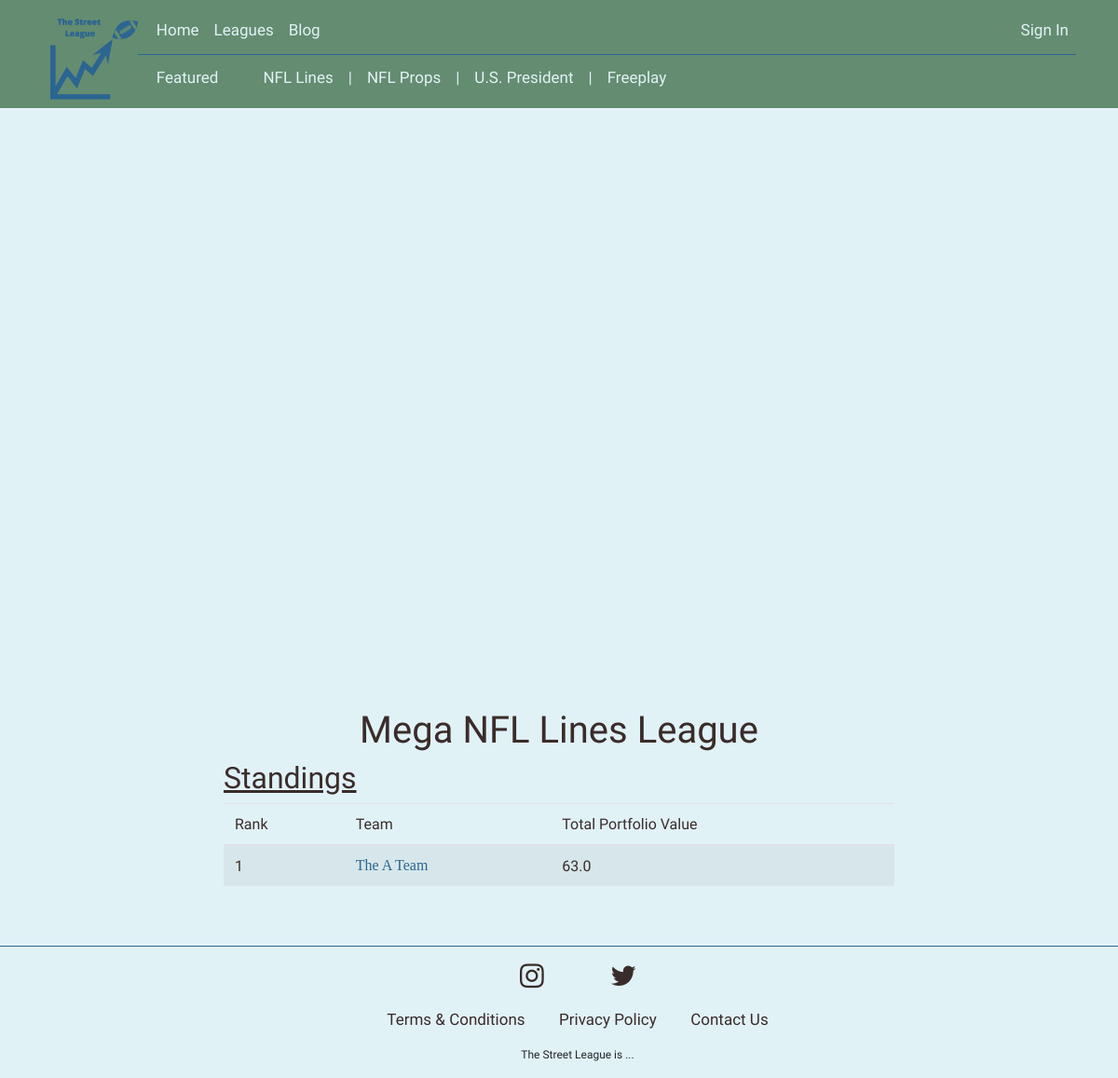
The app's page /team/standings/12/, older data.
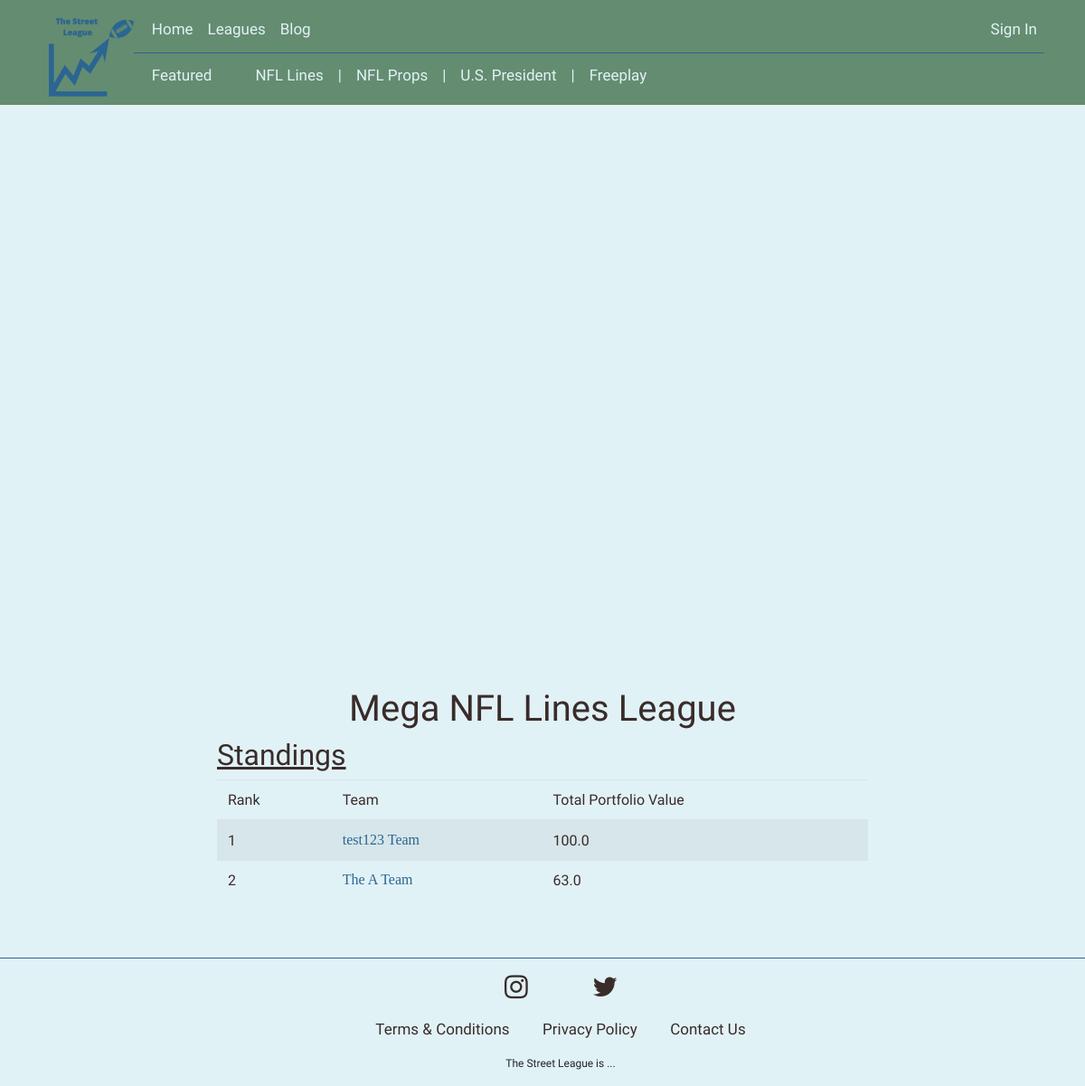
The same page, newer data.
### fantasyworld/models.py (models this page shows, shortened)
class League(models.Model):
	league_type = models.ForeignKey(LeagueType, on_delete=models.CASCADE)
	name = models.CharField(max_length = 100)
	is_public = models.BooleanField(default=False)
	league_password = models.CharField(max_length = 100, null=True, blank=True)

class Team(models.Model):
	user = models.ForeignKey(Profile, on_delete=models.CASCADE)
	league_session = models.ForeignKey(LeagueSession, on_delete=models.CASCADE)
	team_name = models.CharField(max_length=100, default = "Team")
	is_commissioner = models.BooleanField(default=False)
	budget = models.FloatField(default=100)
	def get_current_cash(self):
		return self.budget
	def get_current_portfolio_value(self):
		portfolio_value = 0
		stock_transaction_set = self.stocktransaction_set.all()
		for stock_transaction in stock_transaction_set:
			stock = stock_transaction.stock
			if stock_transaction.bought_stock:
				quantity = stock_transaction.quantity
			else:
				quantity = (-1)*stock_transaction.quantity
			stock_price = stock.price
			portfolio_value += quantity*stock_price
		return portfolio_value

### fantasyworld/views/league_views.py (the view)
# urls.py: path('team/standings/<int:team_id>/', views.team_standings,
def team_standings(request, team_id):
	user = request.user
	try:
		team = Team.objects.get(pk=team_id)
	except Team.DoesNotExist:
		raise Http404("Team Does Not Exist :(")
	users_team_id = team.id
	user_is_commissioner = team.is_commissioner
	league_session = team.league_session
	teams = Team.objects.filter(league_session = league_session)
	team_portfolio_values = [(team, team.get_current_portfolio_value() +
								team.get_current_cash())
								for team in teams]
	team_portfolio_values.sort(key=lambda x: x[1], reverse=True)
	team_ranks = []
	i=1
	for team, portfolio_value in team_portfolio_values:
		team_ranks.append((team, portfolio_value, i))
		i += 1
	return render(request, 'fantasyworld/league_standings.html',
		context={'team': team,
				'users_team_id': users_team_id,
				'league': league_session.league,
				'user_is_commissioner': user_is_commissioner,
				'team_ranks': team_ranks})

### fantasyworld/templates/fantasyworld/league_standings.html
{% extends 'fantasyworld/bases/teampage_header.html' %}
{% block teampage_header %}
<h1>{{league.name}}</h1>
{% if league.is_public or user_in_league %}
<h2><u>Standings</u></h2>
<table class="table table-striped" style="margin-top: 5px;">
  <thead>
    <tr>
      <th scope="col">Rank</th>
      <th scope="col">Team</th>
      <th scope="col">Total Portfolio Value</th>
    </tr>
  </thead>
  <tbody>
  {% for team, team_portfolio_value, team_rank in team_ranks %}
    <tr>
      <th> {{team_rank}} </th>
      <th> <a href="{% url 'fantasyworld:team_home' team.id %}"> {{team.team_name}} </a> </th>
      <th> {{team_portfolio_value}} </th>
  {% endfor %}
  </tbody>
</table>
{% endif %}
{% endblock %}

### fantasyworld/templates/fantasyworld/bases/teampage_header.html (shortened to what this page needs)
{% extends 'fantasyworld/bases/base.html' %}
{% block content %}
</div>
<div id="wrapper">
  {% block teampage_header %}
  {% endblock %}
</div>
{% endblock %}

### fantasyworld/templates/fantasyworld/bases/base.html (shortened to what this page needs)
{% load static %}
<html>
    <head>
        <link rel="stylesheet" href="https://stackpath.bootstrapcdn.com/bootstrap/4.3.1/css/bootstrap.min.css">
        <link rel="stylesheet" href="https://cdnjs.cloudflare.com/ajax/libs/font-awesome/4.7.0/css/font-awesome.min.css">
        <link rel="stylesheet" href="{% static 'fantasyworld/style.css' %}">
    </head>
    <body>
        <nav class="navbar navbar-expand-md fixed-top ">
            <div class="container">
                <img src="{% static 'images/StreetLeagueLogo.png' %}" height="100px" style="border:0px" />
                <div class="collapse navbar-collapse flex-column align-items-start" id="navbarCollapse">
                    <ul class="navbar-nav bottom-border mb-auto mt-0">
                        <li class="nav-item active">
                            <a class="nav-link py-0" href="{% url 'fantasyworld:index'%}">Home</a>
                        </li>
                        <li class="nav-item">
                            <a class="nav-link py-0" href="{% url 'fantasyworld:league_categories'%}">Leagues</a>
                        </li>
                        <li class="nav-item">
                            <a class="nav-link py-0" href="#">Blog</a>
                        </li>
                        <div class = "navbar-right ml-auto">
                            {% if user.is_authenticated %}
                            <div class="dropdown">
                                <button class="dropbtn">{{ user }}</button>
                                <div class="dropdown-content">
                                    <a href="{% url 'fantasyworld:how_to_play'%}">How to Play</a>
                                    <a href="{% url 'fantasyworld:profile'%}">My Leagues</a>
                                    <a href="{% url 'fantasyworld:profile'%}">My Profile</a>
                                    <a href="{% url 'fantasyworld:logout'%}">Sign Out</a>
                                </div>
                            </div>
                            {% else %}
                            <a class="nav-link py-0" href="{% url 'fantasyworld:login'%}">Sign In</a>
                            {% endif %}
                        </div>
                    </ul>
                    <ul class="nav navbar-nav mb-auto mt-0">
                        <li class="nav-item active">
                            <a class="nav-link py-0" href="#">Featured</a>
                        </li>
                        <li class="nav-item active">
                        </li>
                        <li class="nav-item active">
                        </li>
                        <li class="nav-item active">
                            <a class="nav-link py-0" href="{% url 'fantasyworld:leaguetype_home' 7 %}">NFL Lines</a>
                        </li>
                        <li class="nav-item active">
                            <a class="nav-link py-0" href="#">|</a>
                        </li>
                        <li class="nav-item active">
                            <a class="nav-link py-0" href="#">NFL Props</a>
                        </li>
                        <li class="nav-item active">
                            <a class="nav-link py-0" href="#">|</a>
                        </li>
                        <li class="nav-item active">
                            <a class="nav-link py-0" href="#">U.S. President</a>
                        </li>
                        <li class="nav-item active">
                            <a class="nav-link py-0" href="#">|</a>
                        </li>
                        <li class="nav-item active">
                            <a class="nav-link py-0" href="#">Freeplay</a>
                        </li>
                    </ul>
                </div>
            </div>
        </nav>
        <main>
            <div id="super_wrapper">
            	   {% block content %}
            	   {% endblock %}
        </main>
        <br>
        <br>
        <div class="footer flex-column">
            <ul>
                <a href="#"><i class="fa fa-instagram"></i></a>
                <a></a>
                <a href="#"><i class="fa fa-twitter"></i></a>
            </ul>
            <ul>
                <a href="{% url 'fantasyworld:index'%}">Terms & Conditions</a>
                <a href="{% url 'fantasyworld:index'%}">Privacy Policy</a>
                <a href="{% url 'fantasyworld:index'%}">Contact Us</a>
            </ul>
            <ul>
                <a style="font-size: 12px">The Street League is ...</a>
            </ul>
        </div>
    </body>
</html>

### fantasyworld/static/fantasyworld/style.css (style rules this page uses)
.table-striped { width: 1px; white-space: nowrap; }
#wrapper { margin-left: auto; margin-right: auto; width: 60%; position: relative; }
#super_wrapper { min-height: 80vh; }
p, li { font-family: "Open-Sans"; color: #3A2C2A; }
a { font-family: "Open-Sans"; color: #2B6592; }
h1, h2, h3, h4, h5, h6 { font-family: "Titillium Web"; color: #3A2C2A; }
th, tb { text-align: left; font-family: "Titillium Web"; color: #3A2C2A; }
h1, h3, h5 { text-align: center; }
body { background-color: #E1F2F7; padding-top: 120px; }
.navbar { background-color: #648C70; }
.small-font a, th, tbody { font-family: "Titillium Web"; font-size: 16px !important; font-weight: normal; }
.navbar-nav { padding-top: 12px; padding-bottom: 12px; padding-left: 12px; }
.bottom-border { border-bottom: 1px solid; margin: 0px; width: 100%; border-color: #2B6592; }
.navbar a { color: #E1F2F7; font-size: 17px; font-family: "Titillium Web"; }
.navbar-nav a { color: #E1F2F7; }
.footer { border-top: 1px solid; border-color: #2B6592; padding-top: 16px; background-color: #E1F2F7; position: relative; bottom: 0; min-width: 100%; text-align: center; }
.footer a { color: 3A2C2A; padding: 14px 16px; text-decoration: none; font-size: 17px; font-family: "Titillium Web"; }
img { border: 3px solid #282c34; }
.fa { text-align: center; border-radius: 50%; width: 30px; font-size: 30px; }

Row changes from the older to the newer data that the page shows:
added Team: team_rank "1", team_name "test123 Team", budget "100.0"
computed for Team "The A Team": user "1" → "2"
